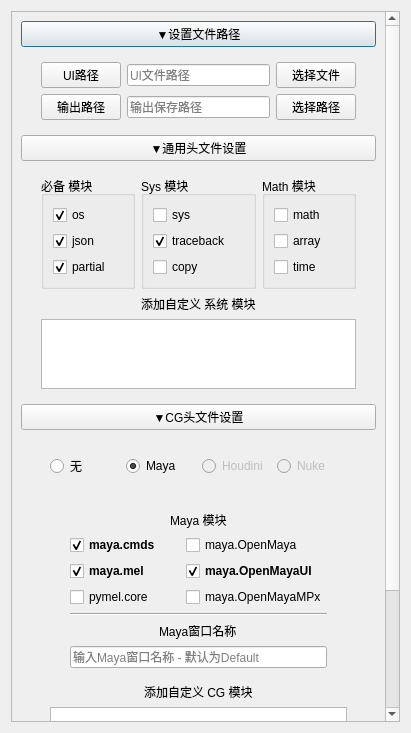
<?xml version="1.0" encoding="UTF-8"?>
<ui version="4.0">
 <class>ui2CG</class>
 <widget class="QDialog" name="ui2CG">
  <property name="geometry">
   <rect>
    <x>0</x>
    <y>0</y>
    <width>411</width>
    <height>733</height>
   </rect>
  </property>
  <property name="acceptDrops">
   <bool>false</bool>
  </property>
  <property name="windowTitle">
   <string>UI2CG - FXTD-odyssey</string>
  </property>
  <layout class="QVBoxLayout" name="verticalLayout_10">
   <item>
    <widget class="QScrollArea" name="scrollArea">
     <property name="widgetResizable">
      <bool>true</bool>
     </property>
     <widget class="QWidget" name="scrollAreaWidgetContents">
      <property name="geometry">
       <rect>
        <x>0</x>
        <y>-57</y>
        <width>374</width>
        <height>770</height>
       </rect>
      </property>
      <layout class="QVBoxLayout" name="verticalLayout_2">
       <item>
        <widget class="QPushButton" name="Path_Toggle">
         <property name="text">
          <string>▼设置文件路径</string>
         </property>
        </widget>
       </item>
       <item>
        <widget class="QWidget" name="Path_Layout" native="true">
         <layout class="QVBoxLayout" name="Path_Toggle_2">
          <property name="spacing">
           <number>6</number>
          </property>
          <property name="leftMargin">
           <number>20</number>
          </property>
          <property name="topMargin">
           <number>9</number>
          </property>
          <property name="rightMargin">
           <number>20</number>
          </property>
          <property name="bottomMargin">
           <number>9</number>
          </property>
          <item>
           <layout class="QHBoxLayout" name="horizontalLayout">
            <item>
             <widget class="QPushButton" name="UI_Path_BTN">
              <property name="text">
               <string>UI路径</string>
              </property>
              <property name="checkable">
               <bool>false</bool>
              </property>
              <property name="autoExclusive">
               <bool>false</bool>
              </property>
              <property name="flat">
               <bool>false</bool>
              </property>
             </widget>
            </item>
            <item>
             <widget class="QLineEdit" name="UI_Line_Text">
              <property name="placeholderText">
               <string>UI文件路径</string>
              </property>
             </widget>
            </item>
            <item>
             <widget class="QPushButton" name="Pick_UI_BTN">
              <property name="text">
               <string>选择文件</string>
              </property>
              <property name="checkable">
               <bool>false</bool>
              </property>
              <property name="autoExclusive">
               <bool>false</bool>
              </property>
              <property name="flat">
               <bool>false</bool>
              </property>
             </widget>
            </item>
           </layout>
          </item>
          <item>
           <layout class="QHBoxLayout" name="horizontalLayout_2">
            <item>
             <widget class="QPushButton" name="PY_Path_BTN">
              <property name="text">
               <string>输出路径</string>
              </property>
              <property name="checkable">
               <bool>false</bool>
              </property>
              <property name="autoExclusive">
               <bool>false</bool>
              </property>
              <property name="flat">
               <bool>false</bool>
              </property>
             </widget>
            </item>
            <item>
             <widget class="QLineEdit" name="Py_Line_Text">
              <property name="placeholderText">
               <string>输出保存路径</string>
              </property>
             </widget>
            </item>
            <item>
             <widget class="QPushButton" name="Pick_Py_BTN">
              <property name="text">
               <string>选择路径</string>
              </property>
             </widget>
            </item>
           </layout>
          </item>
         </layout>
        </widget>
       </item>
       <item>
        <widget class="QPushButton" name="RequireHeader_Toggle">
         <property name="text">
          <string>▼通用头文件设置</string>
         </property>
        </widget>
       </item>
       <item>
        <widget class="QWidget" name="RequireHeader_Layout" native="true">
         <layout class="QGridLayout" name="gridLayout_2">
          <property name="leftMargin">
           <number>20</number>
          </property>
          <property name="topMargin">
           <number>9</number>
          </property>
          <property name="rightMargin">
           <number>20</number>
          </property>
          <property name="bottomMargin">
           <number>9</number>
          </property>
          <item row="1" column="1">
           <widget class="QLabel" name="label_2">
            <property name="text">
             <string>添加自定义 系统 模块</string>
            </property>
           </widget>
          </item>
          <item row="2" column="0" colspan="3">
           <widget class="QPlainTextEdit" name="RequireHeader_PTE"/>
          </item>
          <item row="0" column="0">
           <widget class="QGroupBox" name="groupBox">
            <property name="title">
             <string>必备 模块</string>
            </property>
            <layout class="QVBoxLayout" name="verticalLayout_7">
             <item>
              <widget class="QCheckBox" name="OS_CB">
               <property name="text">
                <string>os</string>
               </property>
               <property name="checked">
                <bool>true</bool>
               </property>
              </widget>
             </item>
             <item>
              <widget class="QCheckBox" name="JSON_CB">
               <property name="text">
                <string>json</string>
               </property>
               <property name="checked">
                <bool>true</bool>
               </property>
              </widget>
             </item>
             <item>
              <widget class="QCheckBox" name="Partial_CB">
               <property name="text">
                <string>partial</string>
               </property>
               <property name="checked">
                <bool>true</bool>
               </property>
              </widget>
             </item>
            </layout>
           </widget>
          </item>
          <item row="0" column="1">
           <widget class="QGroupBox" name="groupBox_2">
            <property name="title">
             <string>Sys 模块</string>
            </property>
            <layout class="QVBoxLayout" name="verticalLayout_8">
             <item>
              <widget class="QCheckBox" name="SYS_CB">
               <property name="text">
                <string>sys</string>
               </property>
              </widget>
             </item>
             <item>
              <widget class="QCheckBox" name="Traceback_CB">
               <property name="text">
                <string>traceback</string>
               </property>
               <property name="checked">
                <bool>true</bool>
               </property>
              </widget>
             </item>
             <item>
              <widget class="QCheckBox" name="Copy_CB">
               <property name="text">
                <string>copy</string>
               </property>
              </widget>
             </item>
            </layout>
           </widget>
          </item>
          <item row="0" column="2">
           <widget class="QGroupBox" name="groupBox_3">
            <property name="title">
             <string>Math 模块</string>
            </property>
            <layout class="QVBoxLayout" name="verticalLayout_9">
             <item>
              <widget class="QCheckBox" name="Math_CB">
               <property name="text">
                <string>math</string>
               </property>
              </widget>
             </item>
             <item>
              <widget class="QCheckBox" name="Array_CB">
               <property name="text">
                <string>array</string>
               </property>
              </widget>
             </item>
             <item>
              <widget class="QCheckBox" name="Time_CB">
               <property name="text">
                <string>time</string>
               </property>
              </widget>
             </item>
            </layout>
           </widget>
          </item>
         </layout>
        </widget>
       </item>
       <item>
        <widget class="QPushButton" name="CGHeader_Toggle">
         <property name="text">
          <string>▼CG头文件设置</string>
         </property>
         <property name="checkable">
          <bool>true</bool>
         </property>
        </widget>
       </item>
       <item>
        <widget class="QWidget" name="CGHeader_Layout" native="true">
         <layout class="QVBoxLayout" name="verticalLayout_3">
          <property name="leftMargin">
           <number>20</number>
          </property>
          <property name="topMargin">
           <number>9</number>
          </property>
          <property name="rightMargin">
           <number>20</number>
          </property>
          <property name="bottomMargin">
           <number>9</number>
          </property>
          <item>
           <widget class="QWidget" name="CGRadioBTN_Layout" native="true">
            <layout class="QHBoxLayout" name="horizontalLayout_3">
             <item>
              <widget class="QRadioButton" name="None_RB">
               <property name="text">
                <string>无</string>
               </property>
               <property name="checked">
                <bool>false</bool>
               </property>
              </widget>
             </item>
             <item>
              <widget class="QRadioButton" name="Maya_RB">
               <property name="text">
                <string>Maya</string>
               </property>
               <property name="checked">
                <bool>true</bool>
               </property>
              </widget>
             </item>
             <item>
              <widget class="QRadioButton" name="Houdini_RB">
               <property name="enabled">
                <bool>false</bool>
               </property>
               <property name="text">
                <string>Houdini</string>
               </property>
              </widget>
             </item>
             <item>
              <widget class="QRadioButton" name="NUKE_RB">
               <property name="enabled">
                <bool>false</bool>
               </property>
               <property name="text">
                <string>Nuke</string>
               </property>
              </widget>
             </item>
            </layout>
           </widget>
          </item>
          <item>
           <widget class="QWidget" name="gridWidget" native="true">
            <property name="enabled">
             <bool>true</bool>
            </property>
            <layout class="QGridLayout" name="gridLayout">
             <item row="1" column="0" alignment="Qt::AlignHCenter">
              <widget class="QLabel" name="label">
               <property name="enabled">
                <bool>true</bool>
               </property>
               <property name="text">
                <string>添加自定义 CG 模块</string>
               </property>
              </widget>
             </item>
             <item row="2" column="0">
              <widget class="QPlainTextEdit" name="CGHeader_PTE">
               <property name="enabled">
                <bool>true</bool>
               </property>
              </widget>
             </item>
             <item row="0" column="0">
              <widget class="QWidget" name="Maya_Layout" native="true">
               <property name="enabled">
                <bool>true</bool>
               </property>
               <layout class="QGridLayout" name="gridLayout_3">
                <property name="leftMargin">
                 <number>20</number>
                </property>
                <property name="topMargin">
                 <number>9</number>
                </property>
                <property name="rightMargin">
                 <number>20</number>
                </property>
                <property name="bottomMargin">
                 <number>9</number>
                </property>
                <item row="5" column="0" colspan="2" alignment="Qt::AlignHCenter">
                 <widget class="QLabel" name="label_3">
                  <property name="text">
                   <string>Maya窗口名称</string>
                  </property>
                 </widget>
                </item>
                <item row="1" column="1">
                 <widget class="QCheckBox" name="OpenMaya_CB">
                  <property name="text">
                   <string>maya.OpenMaya</string>
                  </property>
                 </widget>
                </item>
                <item row="2" column="1">
                 <widget class="QCheckBox" name="OpenMayaUI_CB">
                  <property name="font">
                   <font>
                    <weight>75</weight>
                    <bold>true</bold>
                   </font>
                  </property>
                  <property name="text">
                   <string>maya.OpenMayaUI</string>
                  </property>
                  <property name="checked">
                   <bool>true</bool>
                  </property>
                 </widget>
                </item>
                <item row="2" column="0">
                 <widget class="QCheckBox" name="Mel_CB">
                  <property name="font">
                   <font>
                    <weight>75</weight>
                    <bold>true</bold>
                   </font>
                  </property>
                  <property name="text">
                   <string>maya.mel</string>
                  </property>
                  <property name="checked">
                   <bool>true</bool>
                  </property>
                 </widget>
                </item>
                <item row="1" column="0">
                 <widget class="QCheckBox" name="Cmds_CB">
                  <property name="font">
                   <font>
                    <weight>75</weight>
                    <bold>true</bold>
                   </font>
                  </property>
                  <property name="text">
                   <string>maya.cmds</string>
                  </property>
                  <property name="checked">
                   <bool>true</bool>
                  </property>
                 </widget>
                </item>
                <item row="3" column="0">
                 <widget class="QCheckBox" name="PyMel_CB">
                  <property name="text">
                   <string>pymel.core</string>
                  </property>
                 </widget>
                </item>
                <item row="3" column="1">
                 <widget class="QCheckBox" name="OpenMayaMPx_CB">
                  <property name="text">
                   <string>maya.OpenMayaMPx</string>
                  </property>
                 </widget>
                </item>
                <item row="6" column="0" colspan="2">
                 <widget class="QLineEdit" name="MayaWin_LE">
                  <property name="placeholderText">
                   <string>输入Maya窗口名称 - 默认为Default</string>
                  </property>
                 </widget>
                </item>
                <item row="4" column="0" colspan="2">
                 <widget class="Line" name="line">
                  <property name="orientation">
                   <enum>Qt::Horizontal</enum>
                  </property>
                 </widget>
                </item>
                <item row="0" column="0" colspan="2" alignment="Qt::AlignHCenter">
                 <widget class="QLabel" name="label_4">
                  <property name="text">
                   <string>Maya 模块</string>
                  </property>
                 </widget>
                </item>
               </layout>
              </widget>
             </item>
            </layout>
           </widget>
          </item>
         </layout>
        </widget>
       </item>
       <item>
        <widget class="QPushButton" name="Preview_BTN">
         <property name="text">
          <string>预览</string>
         </property>
        </widget>
       </item>
       <item>
        <widget class="QPushButton" name="Execute_BTN">
         <property name="text">
          <string>一键生成</string>
         </property>
        </widget>
       </item>
       <item>
        <spacer name="verticalSpacer_2">
         <property name="orientation">
          <enum>Qt::Vertical</enum>
         </property>
         <property name="sizeHint" stdset="0">
          <size>
           <width>20</width>
           <height>40</height>
          </size>
         </property>
        </spacer>
       </item>
       <item>
        <spacer name="verticalSpacer">
         <property name="orientation">
          <enum>Qt::Vertical</enum>
         </property>
         <property name="sizeHint" stdset="0">
          <size>
           <width>198</width>
           <height>34</height>
          </size>
         </property>
        </spacer>
       </item>
      </layout>
     </widget>
    </widget>
   </item>
  </layout>
 </widget>
 <resources/>
 <connections>
  <connection>
   <sender>None_RB</sender>
   <signal>clicked(bool)</signal>
   <receiver>gridWidget</receiver>
   <slot>setDisabled(bool)</slot>
   <hints>
    <hint type="sourcelabel">
     <x>68</x>
     <y>425</y>
    </hint>
    <hint type="destinationlabel">
     <x>48</x>
     <y>559</y>
    </hint>
   </hints>
  </connection>
  <connection>
   <sender>Maya_RB</sender>
   <signal>clicked(bool)</signal>
   <receiver>gridWidget</receiver>
   <slot>setEnabled(bool)</slot>
   <hints>
    <hint type="sourcelabel">
     <x>140</x>
     <y>422</y>
    </hint>
    <hint type="destinationlabel">
     <x>62</x>
     <y>560</y>
    </hint>
   </hints>
  </connection>
 </connections>
</ui>
